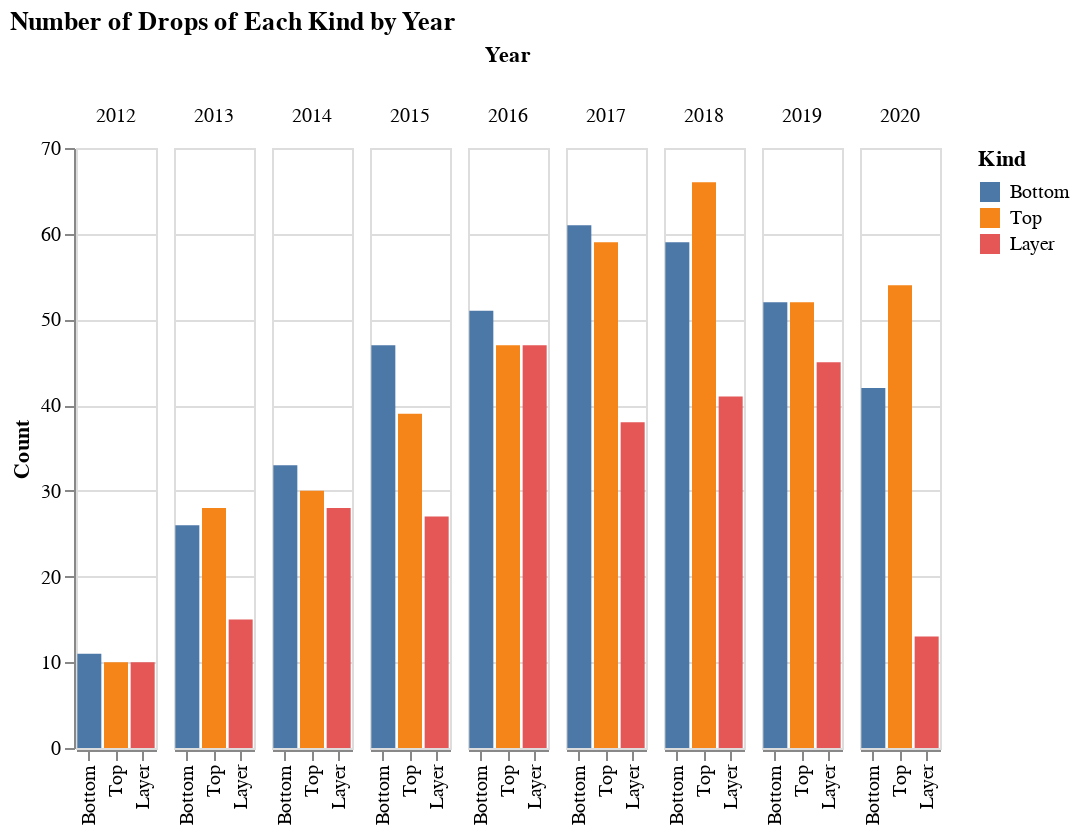

The notebook cell saved with this chart:
### Markdown cell above
Looking at a finer-grained breakdown of clothing drops, we now find the cliff. Bottoms and tops were dropped at levels similar to 2019, but layer drops went down to levels not seen since seven years ago.

### Code cell
tdf = df_clothes.groupby(['Kind', 'Year']).count()['Release'].reset_index()
tdf.columns = ['Kind', 'Year', 'Count']
alt.Chart(tdf, width=40).mark_bar().encode(
    x=alt.X('Kind:N', sort=kind_sort_order, title=None),
    y='Count:Q',
    color=alt.Color('Kind:N', sort=kind_sort_order),
    column='Year:O',
    tooltip=['Count', ]
).configure_facet(spacing=7).properties(title='Number of Drops of Each Kind by Year')

### Figure 1 — Vega-Lite specification as saved in the notebook (floating-point values rounded to 4 significant figures)
{"$schema": "https://vega.github.io/schema/vega-lite/v3.4.0.json", "config": {"facet": {"spacing": 7}, "mark": {"tooltip": null}, "view": {"height": 300, "width": 400}}, "data": {"name": "data-89ff22824efb67b072d20229fe18442f"}, "datasets": {"data-89ff22824efb67b072d20229fe18442f": [{"Count": 11, "Kind": "Bottom", "Year": 2012}, {"Count": 26, "Kind": "Bottom", "Year": 2013}, {"Count": 33, "Kind": "Bottom", "Year": 2014}, {"Count": 47, "Kind": "Bottom", "Year": 2015}, {"Count": 51, "Kind": "Bottom", "Year": 2016}, {"Count": 61, "Kind": "Bottom", "Year": 2017}, {"Count": 59, "Kind": "Bottom", "Year": 2018}, {"Count": 52, "Kind": "Bottom", "Year": 2019}, {"Count": 42, "Kind": "Bottom", "Year": 2020}, {"Count": 10, "Kind": "Layer", "Year": 2012}, {"Count": 15, "Kind": "Layer", "Year": 2013}, {"Count": 28, "Kind": "Layer", "Year": 2014}, {"Count": 27, "Kind": "Layer", "Year": 2015}, {"Count": 47, "Kind": "Layer", "Year": 2016}, {"Count": 38, "Kind": "Layer", "Year": 2017}, {"Count": 41, "Kind": "Layer", "Year": 2018}, {"Count": 45, "Kind": "Layer", "Year": 2019}, {"Count": 13, "Kind": "Layer", "Year": 2020}, {"Count": 10, "Kind": "Top", "Year": 2012}, {"Count": 28, "Kind": "Top", "Year": 2013}, {"Count": 30, "Kind": "Top", "Year": 2014}, {"Count": 39, "Kind": "Top", "Year": 2015}, {"Count": 47, "Kind": "Top", "Year": 2016}, {"Count": 59, "Kind": "Top", "Year": 2017}, {"Count": 66, "Kind": "Top", "Year": 2018}, {"Count": 52, "Kind": "Top", "Year": 2019}, {"Count": 54, "Kind": "Top", "Year": 2020}]}, "encoding": {"color": {"field": "Kind", "sort": ["Bottom", "Top", "Layer"], "type": "nominal"}, "column": {"field": "Year", "type": "ordinal"}, "tooltip": [{"field": "Count", "type": "quantitative"}], "x": {"field": "Kind", "sort": ["Bottom", "Top", "Layer"], "title": null, "type": "nominal"}, "y": {"field": "Count", "type": "quantitative"}}, "mark": "bar", "title": "Number of Drops of Each Kind by Year", "width": 40}
